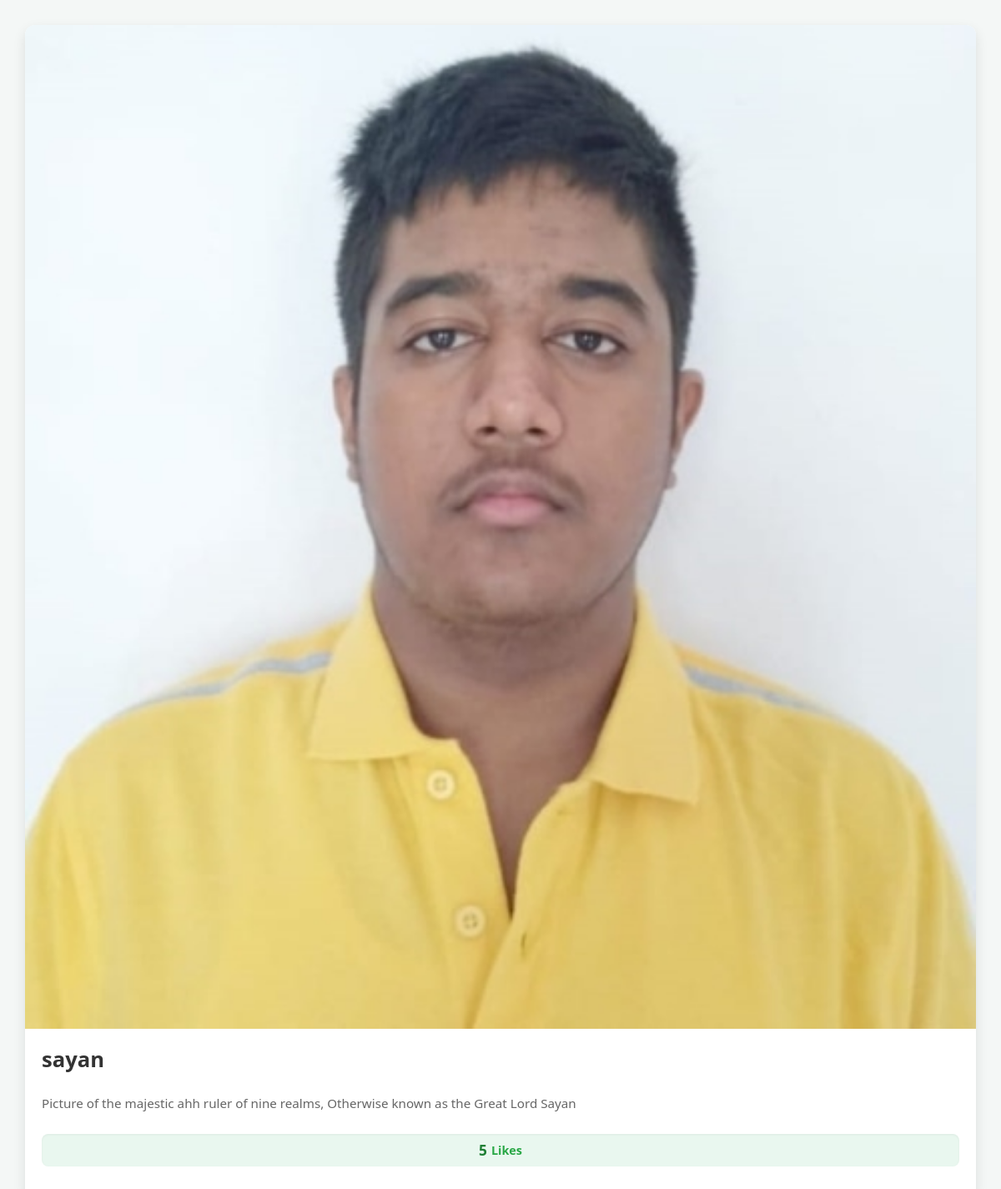
The app's page /posts/1/ with its own data.
### posts/models.py (models this page shows, shortened)
class Post(models.Model):
    IMG_TYPE = [
        ("PR", "PORTRAIT"),
        ("LN", "LANDSCAPE"),
        ("SF", "SELFIE"),
        ("AR", "ART"),
        ("DC", "DOCUMENT"),
        ("PN", "PANORAMA"),
    ]
    name = models.CharField(max_length=50)
    image = models.ImageField(upload_to="images/")
    likes = models.IntegerField(default=0)
    description = models.TextField(default="No Description")
    post_time = models.DateTimeField(default=timezone.now)
    image_type = models.CharField(max_length=2, choices=IMG_TYPE)

### posts/views.py (the view)
# urls.py: path('<int:post_id>/', views.post_details, name="post_details"),
def post_details(request, post_id):
    post = get_object_or_404(Post, pk=post_id)
    return render(request, 'posts/details.html', {'post': post})

### posts/templates/posts/details.html (shortened to what this page needs)
{% extends "layout.html" %}
{% load static %}
{% block stylesheet %}
    <link rel="stylesheet" href="{% static 'posts/detailstyles.css' %}">
{% endblock %}
{% block body %}
    <div class="card-container">
        <div class="post-card">
            <div class="card-image-wrapper">
                <img src="{{post.image.url}}" alt="{{post.image_type}}" class="card-image">
            </div>
            <div class="card-content">
                <h2 class="card-name">{{post.name}}</h2>
                <p class="card-description">
                    {{post.description}}
                </p>
                <div class="card-likes">
                    <span class="likes-count">{{post.likes}}</span> Likes
                </div>
            </div>
        </div>
    </div>
{% endblock %}

### posts/static/posts/detailstyles.css (style rules this page uses)
body { font-family: 'Segoe UI', Tahoma, Geneva, Verdana, sans-serif; background-color: #f4f7f6; margin: 0; padding: 20px; display: flex; justify-content: center; align-items: flex-start; min-height: 100vh; }
.card-container { display: grid; grid-template-columns: repeat(auto-fit, minmax(300px, 1fr)); gap: 25px; max-width: 1200px; width: 100%; padding: 10px; }
.post-card { background-color: #ffffff; border-radius: 12px; box-shadow: 0 6px 15px rgba(0, 0, 0, 0.1); overflow: hidden; transition: transform 0.3s ease-in-out, box-shadow 0.3s ease-in-out; display: flex; flex-direction: column; }
.card-image-wrapper { width: 100%; height: auto; }
.card-image { width: 100%; height: 100%; object-fit: cover; display: block; }
.card-content { padding: 20px; flex-grow: 1; display: flex; flex-direction: column; }
.card-name { font-size: 1.6em; color: #333; margin-top: 0; margin-bottom: 10px; line-height: 1.3; }
.card-description { font-size: 0.95em; color: #666; line-height: 1.5; margin-bottom: 15px; flex-grow: 1; }
.card-likes { background-color: #e9f7ef; color: #28a745; padding: 8px 12px; border-radius: 8px; font-size: 0.9em; font-weight: bold; text-align: center; margin-top: 10px; margin-bottom: 20px; box-shadow: inset 0 1px 3px rgba(0, 0, 0, 0.05); display: flex; align-items: center; justify-content: center; gap: 5px; }
.likes-count { font-size: 1.2em; color: #1e7e34; }

### records on screen
Post: image (picture), name "sayan", description "Picture of the majestic ahh ruler of nine realms, Otherwise known as the Great Lord Sayan", likes "5"
